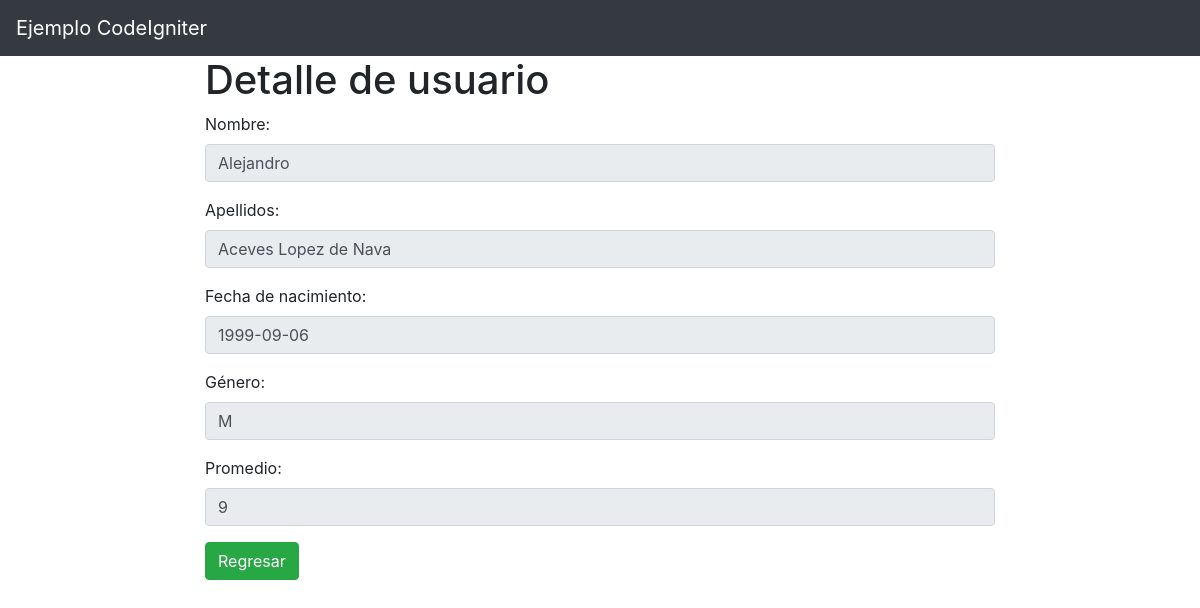
Page /index.php/cinicio/alumnoDetalle/3 on the committed database.
### tables this page shows
CREATE TABLE IF NOT EXISTS `alumnos` (
  `id` int(11) NOT NULL AUTO_INCREMENT,
  `nombre` varchar(35) NOT NULL,
  `apellidos` varchar(35) DEFAULT NULL,
  `nacimiento` date DEFAULT NULL,
  `promedio` tinyint(4) DEFAULT NULL,
  `sexo` char(1) DEFAULT NULL,
  PRIMARY KEY (`id`),
  UNIQUE KEY `idx_nombreApellidoFecha` (`nombre`,`apellidos`,`nacimiento`),
  KEY `nombre` (`nombre`(10),`apellidos`(20))
);

### application/controllers/Cinicio.php (called while the page is built, shortened)
<?php
class Cinicio extends CI_Controller {
	public function __construct()
	{
		$this->load->library("form_validation");
	}
	public function alumnoDetalle($id)
	{
		$this->load->model("Minicio");
		$alumno = $this->Minicio->getAlumnoId($id);
		$data["alumno"] = $alumno->result();
		$this->load->view("encabezado",array("titulo"=>"Detalle alumno"));
		$this->load->view("alumnoDetalle", $data);
		$this->load->view("piepagina");
	}
}

### index.php (called while the page is built, shortened)
<?php
require_once BASEPATH.'core/CodeIgniter.php';

### application/models/Minicio.php (called while the page is built, shortened)
<?php
class Minicio extends CI_Model
{
	function getAlumnoId($id){
		$data["id"] = $id;
		return $this->db->get_where("alumnos",$data);
	}
}
?>

### application/views/alumnoDetalle.php (the view)
<h1>Detalle de usuario</h1>
  <form action="" method="">
    <div class="form-group text-left">
      <label for="nombre">Nombre:</label>
      <input type="text" name="nombre" class="form-control"
      value="<?php echo $alumno[0]->nombre; ?>" disabled
      >
    </div>
    <div class="form-group text-left">
      <label for="apellidos">Apellidos:</label>
      <input type="text" name="apellidos" class="form-control"
      value="<?php echo $alumno[0]->apellidos; ?>" disabled
      >
    </div>
    <div class="form-group text-left">
      <label for="nacimiento">Fecha de nacimiento:</label>
      <input type="text" name="nacimiento" class="form-control"
      value="<?php echo $alumno[0]->nacimiento; ?>" disabled
      >
    </div>
    <div class="form-group text-left">
      <label for="sexo">Género:</label>
      <input type="text" name="sexo" class="form-control"
      value="<?php echo $alumno[0]->sexo; ?>" disabled
      >
    </div>
    <div class="form-group text-left">
      <label for="promedio">Promedio:</label>
      <input type="text" name="promedio" class="form-control"
      value="<?php echo $alumno[0]->promedio; ?>" disabled
      >
    </div>
  </form>
  <a href="<?php echo site_url('cinicio/alumnos'); ?>" class="btn btn-success">Regresar</a>

### rows in the picture
alumnos: nombre "Alejandro", apellidos "Aceves Lopez de Nava", nacimiento "1999-09-06", sexo "M", promedio "9"
